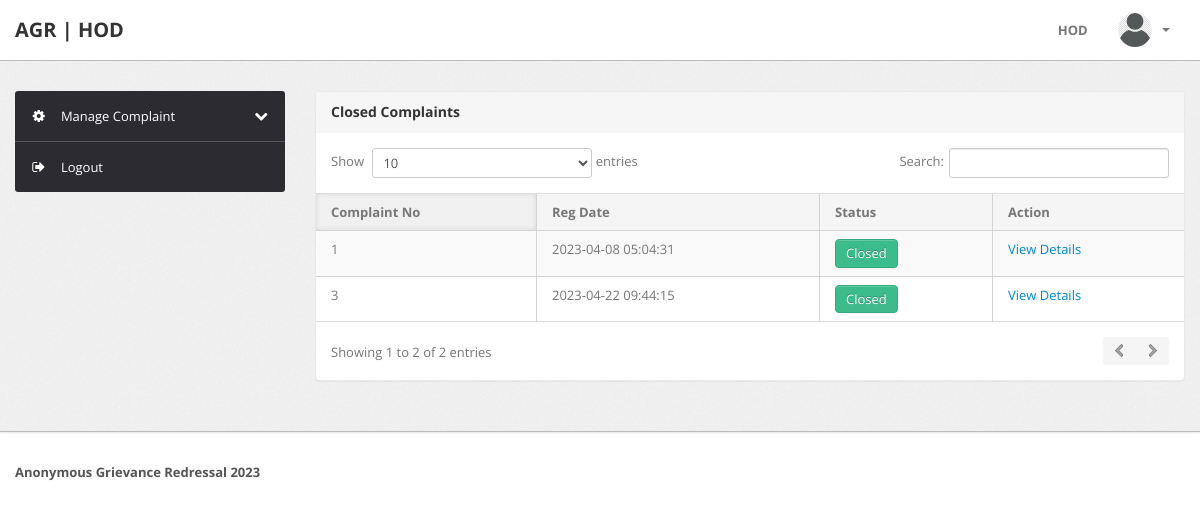
Screenshot of /HOD/closed-complaint.php (signed in) with the database file from the repository.
### tables this page shows
CREATE TABLE `complaints` (
  `complaintNumber` int(11) NOT NULL,
  `userId` int(11) DEFAULT NULL,
  `category` varchar(255) DEFAULT NULL,
  `user_cat` varchar(20) NOT NULL,
  `hod` varchar(255) DEFAULT NULL,
  `noc` varchar(255) DEFAULT NULL,
  `complaintDetails` mediumtext,
  `complaintFile` varchar(255) DEFAULT NULL,
  `regDate` timestamp NULL DEFAULT CURRENT_TIMESTAMP,
  `status` varchar(50) DEFAULT NULL,
  `lastUpdationDate` timestamp NULL DEFAULT NULL ON UPDATE CURRENT_TIMESTAMP
);

### HOD/closed-complaint.php (the view, shortened to what this page needs)
<?php
include('include/config.php');
if(strlen($_SESSION['alogin'])==0)
	{
header('location:index.php');
}
else{
?>
<!DOCTYPE html>
<html lang="en">
<head>
	<link type="text/css" href="bootstrap/css/bootstrap.min.css" rel="stylesheet">
	<link type="text/css" href="bootstrap/css/bootstrap-responsive.min.css" rel="stylesheet">
	<link type="text/css" href="css/theme.css" rel="stylesheet">
	<link type="text/css" href="images/icons/css/font-awesome.css" rel="stylesheet">
</head>
<body>
<?php include('include/header.php');?>
	<div class="wrapper">
		<div class="container">
			<div class="row">
<?php include('include/sidebar.php');?>
			<div class="span9">
					<div class="content">
	<div class="module">
							<div class="module-head">
								<h3>Closed Complaints</h3>
							</div>
							<div class="module-body table">
								<table cellpadding="0" cellspacing="0" border="0" class="datatable-1 table table-bordered table-striped	 display" >
									<thead>
										<tr>
											<th>Complaint No</th>
											<th>Reg Date</th>
											<th>Status</th>
											<th>Action</th>
										</tr>
									</thead>
<tbody>
<?php
$st='closed';
$query=mysqli_query($con,"select complaints.*,user.fullName as name from complaints join user on user.id=complaints.userId where complaints.status='$st' and complaints.category='HOD'");
while($row=mysqli_fetch_array($query))
{
?>
										<tr>
											<td><?php echo htmlentities($row['complaintNumber']);?></td>
											<td><?php echo htmlentities($row['regDate']);?></td>
											<td><button type="button" class="btn btn-success">Closed</button></td>
											<td>   <a href="complaint-info.php?cid=<?php echo htmlentities($row['complaintNumber']);?>"> View Details</a>
											</td>
											</tr>
										<?php  } ?>
										</tbody>
								</table>
							</div>
						</div>
					</div>
				</div>
			</div>
		</div>
	</div>
<?php include('include/footer.php');?>
</body>
<?php } ?>

### rows the page displays
complaints: complaintNumber "1", regDate "2023-04-08 05:04:31"
complaints: complaintNumber "3", regDate "2023-04-22 09:44:15"
